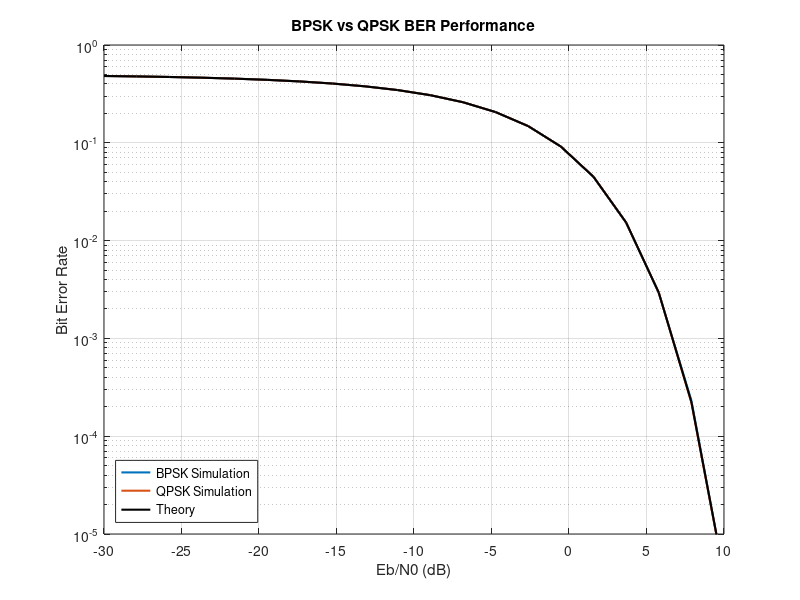

This chart was generated by the following MATLAB code:
% Combined BPSK and QPSK Simulation with Linear Eb/N0
% Parameters
bitnum = 10000000; % Large number of bits for accuracy
Eb = 1; % Energy per bit

% Generate Eb/N0 values (linear scale from 10^-3 to 10^1)
EbN0_linear = logspace(-3, 1, 20);

% Preallocate arrays for BER
ber_sim_bpsk = zeros(size(EbN0_linear));
ber_sim_qpsk = zeros(size(EbN0_linear));

% Generate random bits
rng(1); % Set random seed for reproducibility
bits = randi([0 1], 1, bitnum);

% BPSK modulation
s_bpsk = sqrt(Eb) * (2*bits - 1);

% QPSK modulation (treating two BPSK streams)
bits_I = bits(1:2:end);
bits_Q = bits(2:2:end);
s_qpsk_I = sqrt(Eb) * (2*bits_I - 1);
s_qpsk_Q = sqrt(Eb) * (2*bits_Q - 1);
s_qpsk = (s_qpsk_I + 1i*s_qpsk_Q) / sqrt(2);

% Simulation loop
for i = 1:length(EbN0_linear)
    % Calculate noise variance
    N0 = Eb / EbN0_linear(i);
    noise_variance = N0 / 2;
    
    % BPSK Simulation
    noise_bpsk = sqrt(noise_variance) * randn(size(s_bpsk));
    R_bpsk = s_bpsk + noise_bpsk;
    bits_received_bpsk = real(R_bpsk) > 0;
    ber_sim_bpsk(i) = sum(bits ~= bits_received_bpsk) / bitnum;
    
    % QPSK Simulation
    noise_qpsk_I = sqrt(noise_variance) * randn(size(s_qpsk_I));
    noise_qpsk_Q = sqrt(noise_variance) * randn(size(s_qpsk_Q));
    R_qpsk_I = s_qpsk_I + noise_qpsk_I;
    R_qpsk_Q = s_qpsk_Q + noise_qpsk_Q;
    bits_received_I = real(R_qpsk_I) > 0;
    bits_received_Q = real(R_qpsk_Q) > 0;
    bits_received_qpsk = [bits_received_I; bits_received_Q];
    bits_received_qpsk = bits_received_qpsk(:)';
    ber_sim_qpsk(i) = sum(bits ~= bits_received_qpsk) / bitnum;
end

% Theoretical BER (same for BPSK and QPSK)
ber_theory = 0.5 * erfc(sqrt(EbN0_linear));

% Plotting
figure;
semilogy(10*log10(EbN0_linear), ber_sim_bpsk, 'MarkerSize', 6, 'LineWidth', 1.5, 'DisplayName', 'BPSK Simulation');
hold on;
semilogy(10*log10(EbN0_linear), ber_sim_qpsk, 'MarkerSize', 6, 'LineWidth', 1.5, 'DisplayName', 'QPSK Simulation');
semilogy(10*log10(EbN0_linear), ber_theory, 'k-', 'LineWidth', 1.5, 'DisplayName', 'Theory');
grid on;
xlabel('Eb/N0 (dB)');
ylabel('Bit Error Rate');
title('BPSK vs QPSK BER Performance');
legend('Location', 'southwest');
xlim([10*log10(min(EbN0_linear)), 10*log10(max(EbN0_linear))]);
ylim([1e-5, 1]);
xticks(-30:5:10);
yticks(10.^(-5:1:0));